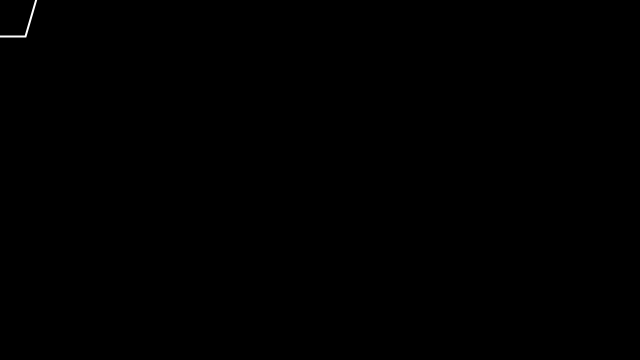
Frame 1 (no input)
Frame 60 (the mouse pressed at the canvas centre just before this capture): identical to frame 1, image omitted
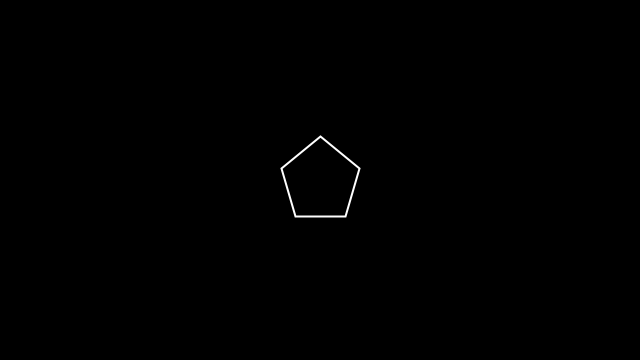
Frame 120 (the mouse held since frame 60 and released just before this capture)

The Processing sketch that drew these frames (run headless with seeded random() and noise(); from frame 60 on, the mouse is pressed at the canvas centre):

// Processing sketch: sketch_13_Pentagon_Ver_3
// ── sketch_13_Pentagon_Ver_3.pde
// Resizable Regular PENTAGON

float centerX = 0;
float centerY = 0;

float topX = 0;
float topY = 0;

float preX = 0;
float preY = 0;

float bottomX = 0;
float bottomY = 0;

float returnX = 0;
float returnY = 0;

void setup()
{
  size(640, 360);
}

void draw()
{ 
  background(0);
  centerX = mouseX;
  centerY = mouseY;
  stroke(255);
  strokeWeight(2);
  pentagon(50);
}

void pentagon(float len)
{
  int count = 0;
  
  // CENTER

  //point(centerX, centerY);

  // PENTAGON

  //for (count = counter(count); count <= 5; count = counter(count))
  //{
  //  value(len, count);
  //  point(returnX, returnY);
  //}

  // CLOCKWISE

  noFill();
  beginShape();

  // VERTEX 1

  count = counter(count); 
  value(len, count);
  vertex(returnX, returnY);

  // VERTEX 2

  count = counter(count); 
  value(len, count);
  vertex(returnX, returnY);

  // VERTEX 3

  count = counter(count); 
  value(len, count);
  vertex(returnX, returnY);

  // VERTEX 4

  count = counter(count); 
  value(len, count);
  vertex(returnX, returnY);

  // VERTEX 5

  count = counter(count); 
  value(len, count);
  vertex(returnX, returnY);

  endShape(CLOSE);
}

void value(float len, int count)
{
  float a = 0;
  float b = 0;

  for (int x = (int)(centerX-center(len)); x <= (int)(centerX+center(len)); x++)
  {
    for (int y = (int)(centerY-center(len)); y <= (int) centerY+hight(len); y++)
    {
      if (x == centerX && y == centerY+hight(len))
      {
        bottomX = x;
        bottomY = y;
      }
      switch(count)
      {
      case 1:

        a = (int)dist(centerX, centerY, x, y);
        if (a == center(len) && x == centerX && y <= centerY)
        {
          returnX = topX = x;
          returnY = topY = y;
        }
        break;

      case 2 :

        case3(x, y, len);
        a = (int)dist(topX, topY, x, y);
        b = (int)dist(preX, preY, x, y);

        if (a == len && b == len && x >= centerX && y <= centerY)
        {
          returnX = x;
          returnY = y;
        }
        break;

      case 3:

        case3(x, y, len);

        returnX = preX;
        returnY = preY;
        break;

      case 4:
        //bottom(len);
        case4(x, y, len);

        returnX = preX;
        returnY = preY;
        break;

      case 5:

        case4(x, y, len);

        a = (int)dist(topX, topY, x, y);
        b = (int)dist(preX, preY, x, y);

        if (a == len && b == len && x <= centerX && y <= centerY)
        {
          returnX = x;
          returnY = y;
        }
        break;
      }
    }
  }
}

void case3(int x, int y, float len)
{
  float a = 0;
  float b = 0;

  a = (int)dist(bottomX, bottomY, x, y);
  b = (int)(len/2);

  if (a == b)
  {
    preX = bottomX + b;
    preY = bottomY;
  }
}

void case4(int x, int y, float len)
{
  float a = 0;
  float b = 0;

  a = (int)dist(bottomX, bottomY, x, y);
  b = (int)(len/2);

  if (a == b)
  {
    preX = bottomX - b;
    preY = bottomY;
  }
}

float center(float len)
{
  float rad = -sin(54); 
  float base = len/2; 
  float size = (int)(base/rad); 
  return size;
}

float hight(float len)
{
  float rad = -cos(54); 
  float hight = (int)(rad * center(len));
  return hight;
}

int counter(int count)
{
  return ++count;
}
